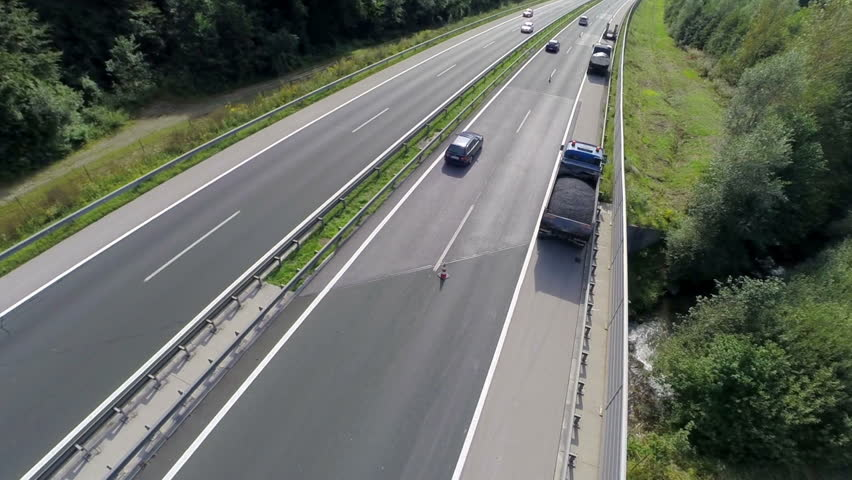
#> input picture images/1.jpg, 852 x 480 px, given in place of video.mp4, which was not available
$ python main.py   (older library calls are emulated)
#> lines starting #> are read from the running program, lines starting #| are printed output that depends on the picture; pictures that were not available may be replaced by others from this repository, and a replacement may not be noted
from __future__ import division
import numpy as np
import cv2
import imutils

# font on the frame
font = cv2.FONT_HERSHEY_SIMPLEX

# ROI extraction range
ys = 140
ye = 480
xs = 160
xe = 480

# calculating distance map
def distMap(frame1, frame2):
    """outputs pythagorean distance between two frames"""
    frame1_32 = np.float32(frame1)
    frame2_32 = np.float32(frame2)
    diff32 = frame1_32 - frame2_32
    norm32 = np.sqrt(diff32[:,:,0]**2 + diff32[:,:,1]**2 + diff32[:,:,2]**2)/np.sqrt(255**2 + 255**2 + 255**2)
    dist = np.uint8(norm32*255)
    return dist

# Reading the video
cap = cv2.VideoCapture("video.mp4")

# frame 1
_, frame1 = cap.read()
#> frame1 is the input picture: shape (480, 852, 3); mean B, G, R 97.6, 107, 101.9
frame1 = cv2.resize(frame1, (640,480))
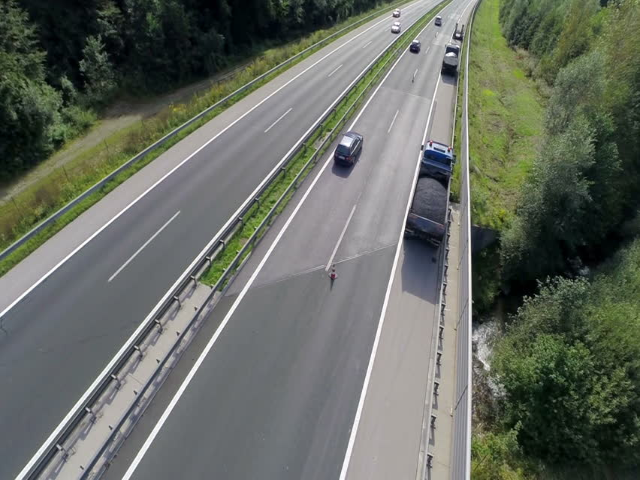
#> frame1: shape (480, 640, 3); mean B, G, R 97.6, 107, 101.9
frame1 = frame1[ys:ye, xs:xe]
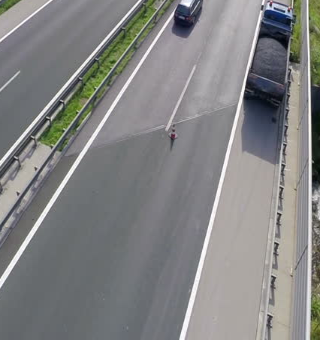
#> frame1: shape (340, 320, 3); mean B, G, R 131.2, 131.3, 130.9

# frame 2
_, frame2 = cap.read()
frame2 = cv2.resize(frame2, (640,480))
frame2 = frame2[ys:ye, xs:xe]

while(True):
    ret, frame3 = cap.read()
    frame3 = cv2.resize(frame3, (640,480))

    frame3 = frame3[ys:ye, xs:xe]
    frame4 = frame3.copy()

    dist = distMap(frame1, frame3)
#> in distMap, `diff32 = frame1_32 - frame2_32`: diff32: shape (340, 320, 3) float32; every value is 0
#> in distMap, `norm32 = np.sqrt(diff32[:,:,0]**2 + diff32[:,:,1]**2 + diff32[:,:,2]**..`: norm32: shape (340, 320) float32; every value is 0
#> in distMap, `dist = np.uint8(norm32*255)`: dist: shape (340, 320); every value is 0

    frame1 = frame2
    frame2 = frame3

    # apply Gaussian smoothing
    blur = cv2.GaussianBlur(dist, (11,11), 0)

    # apply thresholding
    thresh = cv2.threshold(blur, 25, 255, cv2.THRESH_BINARY)[1]
    thresh = cv2.dilate(thresh, None, iterations=1)

    cnts = cv2.findContours(thresh.copy(), cv2.RETR_EXTERNAL,
		cv2.CHAIN_APPROX_SIMPLE)
#> cnts = 0 contours
    mask = np.ones(thresh.shape[:2], dtype="uint8") * 255
    # cnts = imutils.grab_contours(cnts)
    cnts = cnts[0] if imutils.is_cv2() else cnts[1]
#> cnts = []

	# loop over the contours
    for c in cnts:
		# if the contour is too small, ignore it
        if cv2.contourArea(c) < 200:
            cv2.drawContours(mask, [c], -1, 0, -1)
            continue
#> this loop made 0 passes
#> mask: shape (340, 320); every value is 255

    # remove the contours from the image and show the resulting images
    thresh = cv2.bitwise_and(thresh, thresh, mask=mask)

    temp = cv2.imread("temp.jpg")
#> (the run stopped early here; a loop or call above may not have finished)

$ run again, on images/2.jpg
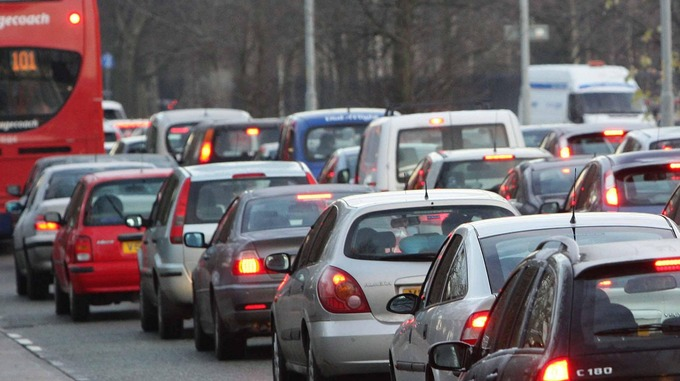
#> input picture images/2.jpg, 680 x 381 px, given in place of video.mp4, which was not available
#> frame1 is the input picture: shape (381, 680, 3); mean B, G, R 103, 99.7, 108.5
#> `frame1 = cv2.resize(frame1, (640,480))`:
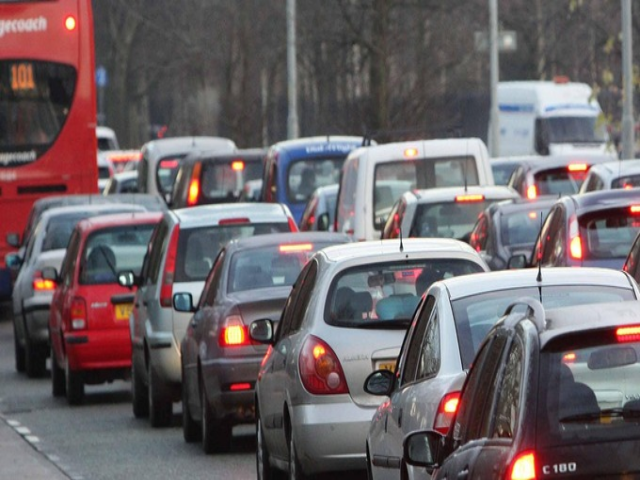
#> frame1: shape (480, 640, 3); mean B, G, R 102.9, 99.5, 108.3
#> `frame1 = frame1[ys:ye, xs:xe]`:
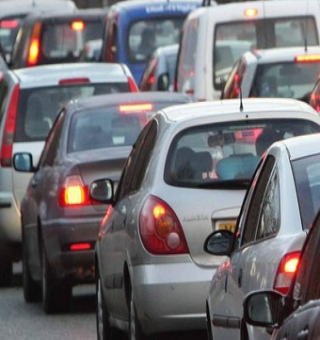
#> frame1: shape (340, 320, 3); mean B, G, R 114.7, 110.3, 113.2
#> diff32: shape (340, 320, 3) float32; every value is 0
#> norm32: shape (340, 320) float32; every value is 0
#> dist: shape (340, 320); every value is 0
#> `cnts = cv2.findContours(thresh.copy(), cv2.RETR_EXTERNAL, cv2.CHAIN_AP..`: cnts = 0 contours
#> `cnts = cnts[0] if imutils.is_cv2() else cnts[1]`: cnts = []

$ run again, on images/3.jpg
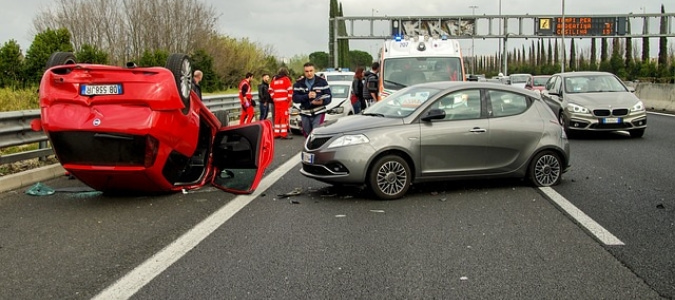
#> input picture images/3.jpg, 675 x 300 px, given in place of video.mp4, which was not available
#> frame1 is the input picture: shape (300, 675, 3); mean B, G, R 92.5, 103.3, 115.1
#> `frame1 = cv2.resize(frame1, (640,480))`:
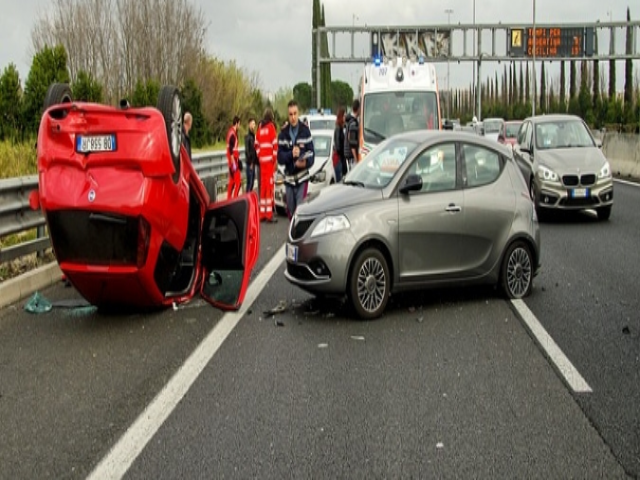
#> frame1: shape (480, 640, 3); mean B, G, R 92.4, 103.2, 115
#> `frame1 = frame1[ys:ye, xs:xe]`:
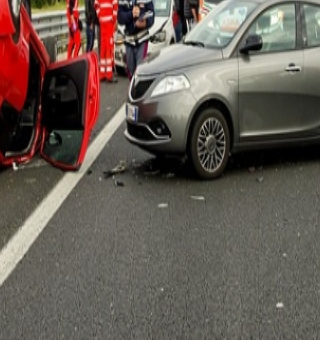
#> frame1: shape (340, 320, 3); mean B, G, R 84.3, 91.9, 102.5
#> diff32: shape (340, 320, 3) float32; every value is 0
#> norm32: shape (340, 320) float32; every value is 0
#> dist: shape (340, 320); every value is 0
#> `cnts = cv2.findContours(thresh.copy(), cv2.RETR_EXTERNAL, cv2.CHAIN_AP..`: cnts = 0 contours
#> `cnts = cnts[0] if imutils.is_cv2() else cnts[1]`: cnts = []

$ run again, on images/4.jpg
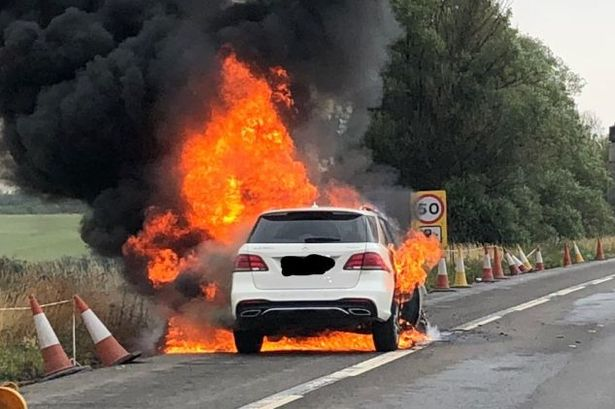
#> input picture images/4.jpg, 615 x 409 px, given in place of video.mp4, which was not available
#> frame1 is the input picture: shape (409, 615, 3); mean B, G, R 78.2, 89.2, 105.1
#> `frame1 = cv2.resize(frame1, (640,480))`:
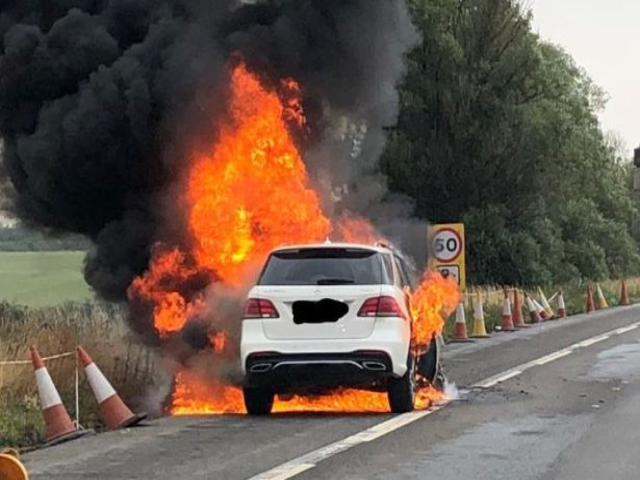
#> frame1: shape (480, 640, 3); mean B, G, R 78.1, 89.1, 105
#> `frame1 = frame1[ys:ye, xs:xe]`:
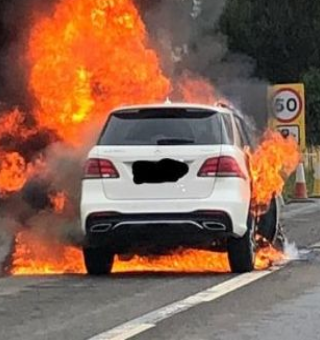
#> frame1: shape (340, 320, 3); mean B, G, R 80.2, 99.4, 136.8
#> diff32: shape (340, 320, 3) float32; every value is 0
#> norm32: shape (340, 320) float32; every value is 0
#> dist: shape (340, 320); every value is 0
#> `cnts = cv2.findContours(thresh.copy(), cv2.RETR_EXTERNAL, cv2.CHAIN_AP..`: cnts = 0 contours
#> `cnts = cnts[0] if imutils.is_cv2() else cnts[1]`: cnts = []
